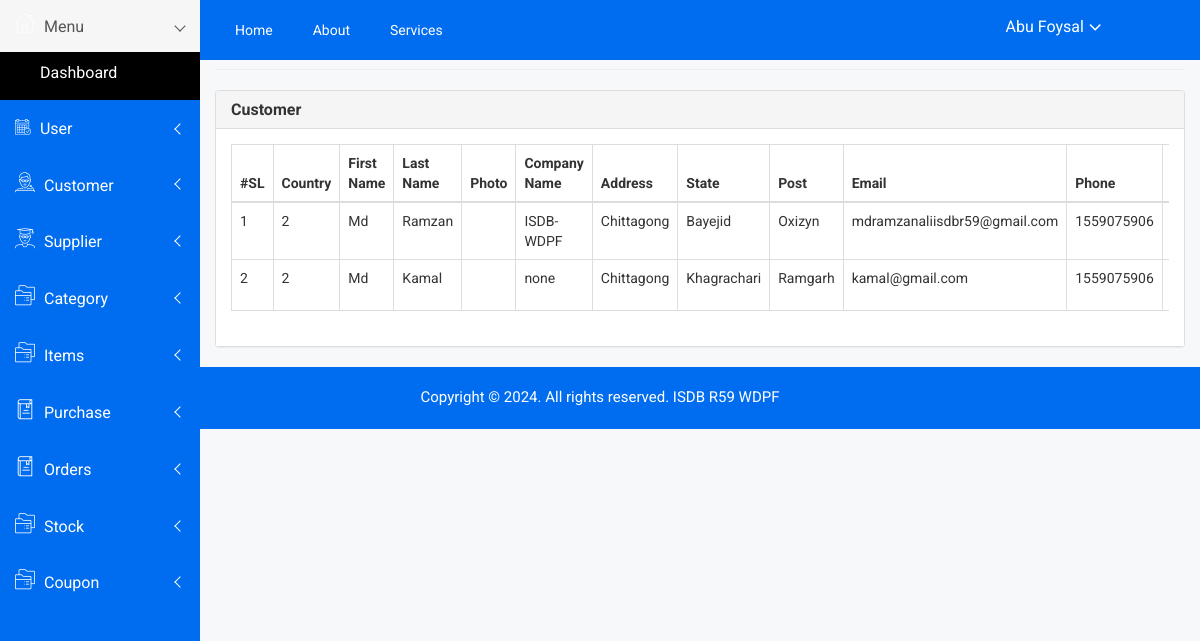
The page /admin/customer_list.php (signed in) on the database its author committed.
### tables this page shows
CREATE TABLE `customer` (
  `id` int(11) NOT NULL,
  `country` varchar(50) NOT NULL,
  `first_name` varchar(50) NOT NULL,
  `last_name` varchar(50) NOT NULL,
  `photo` varchar(100) NOT NULL,
  `password` varchar(256) NOT NULL,
  `company_name` varchar(100) NOT NULL,
  `address` varchar(100) NOT NULL,
  `state` varchar(100) NOT NULL,
  `post` varchar(50) NOT NULL,
  `email` varchar(50) NOT NULL,
  `phone` int(15) NOT NULL,
  `created_at` datetime DEFAULT NULL,
  `created_by` int(11) DEFAULT NULL,
  `updated_at` datetime DEFAULT NULL,
  `updated_by` int(11) DEFAULT NULL,
  `deleted_at` datetime DEFAULT NULL
);

### admin/class/crud.php (called while the page is built, shortened)
<?php
    class crud{
        private $host='localhost';
        private $connection;
        public function __construct($user,$password,$database){
            $this->user=$user;
            $this->password=$password;
            $this->database=$database;
            $this->connection=new mysqli($this->host,$this->user,$this->password,$this->database);
        }
        public function common_select($table,$fields='*',$condition=false,$sort_field=false,$sort='ASC'){
            $result=array();
            $error=false;
            $sql="select $fields from $table where deleted_at is null ";
            $rs=$this->connection->query($sql);
            if($rs){
                if($rs->num_rows > 0){
                    while($r=$rs->fetch_object()){
                        array_push($result,$r);
                    }
                }
            }else{
                $error=$this->connection->error;
            }
            $return = array('data'=>$result,'error'=>$error);
            return $return;
        }
    }
?>

### admin/include/connection.php (called while the page is built, shortened)
<?php
    include_once('class/crud.php');
    $mysqli=new crud("root","","sports_store");
?>

### admin/customer_list.php (the view, shortened to what this page needs)
<?php include('include/header.php') ; ?>
<link href="https://cdn.datatables.net/1.10.24/css/dataTables.bootstrap.min.css" rel="stylesheet">
<div class="container-fluid">
    <h4 class="page-header"><small>Customer /</small> List</h4>
    <div class="panel panel-default">
        <div class="panel-heading">
            <h5 class="panel-title">Customer</h5>
        </div>
        <div class="panel-body">
            <div class="table-responsive">
                <table class="table table-bordered table-hover">
                    <thead>
                        <tr>
                            <th>#SL</th>
                            <th>Country</th>
                            <th>First Name</th>
                            <th>Last Name</th>
                            <th>Photo</th>
                            <th>Company Name</th>
                            <th>Address</th>
                            <th>State</th>
                            <th>Post</th>
                            <th>Email</th>
                            <th>Phone</th>
                            <th>Actions</th>
                        </tr>
                    </thead>
                    <tbody>
                        <?php
                            $result=$mysqli->common_select('customer');
                            if($result){
                                if($result['data']){
                                    $i=1;
                                    foreach($result['data'] as $data){
                        ?>
                        <tr>
                            <td><?= $i++ ?></td>
                            <td><?= $data->country ?></td>
                            <td><?= $data->first_name ?></td>
                            <td><?= $data->last_name ?></td>
                            <td><img src="<?= $baseurl ?>assets/customer_photos/<?= $data->photo ?>" width="80px" alt=""></td>
                            <td><?= $data->company_name ?></td>
                            <td><?= $data->address ?></td>
                            <td><?= $data->state ?></td>
                            <td><?= $data->post ?></td>
                            <td><?= $data->email ?></td>
                            <td><?= $data->phone ?></td>
                            <td>
                            </td>
                        </tr>
                        <?php } } } ?>
                    </tbody>
                </table>
            </div>
        </div>
    </div>
</div>
<?php include('include/footer.php') ; ?>

### admin/assets/css/main.css (style rules this page uses)
html { color: #222; font-size: 1em; line-height: 1.4; }

### rows shown on the page
customer: country "2", first_name "Md", last_name "Ramzan", company_name "ISDB-WDPF", address "Chittagong", state "Bayejid", post "Oxizyn", email "mdramzanaliisdbr59@gmail.com", phone "1559075906"
customer: country "2", first_name "Md", last_name "Kamal", company_name "none", address "Chittagong", state "Khagrachari", post "Ramgarh", email "kamal@gmail.com", phone "1559075906"

### other values the page prints
$_SESSION['name'] "Abu Foysal"
